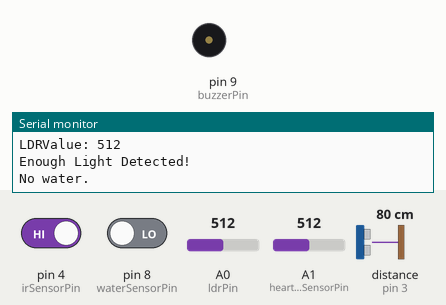
Simulated run of this sketch. Board: Arduino Uno, built with avr-gcc and run on an emulated ATmega328P. Shown: buzzer (waves = sounding, pin HIGH), the last lines printed to the serial monitor. Wiring (inferred from the names in the program): ultrasonic range finder: trigger pin 2; echo pin 3. Inputs (shaded band) come from the test bench; at power-on: distance to the obstacle (sensor on pin 3) 80 cm, A0 (ldrPin) = 512, pin 8 (waterSensorPin) LOW, pin 4 (irSensorPin) HIGH, A1 (heartRateSensorPin) = 512. The echo pulse lasts 58.3 µs per cm; pins used as bus, display or sensor lines are not drawn.

Above: at 1.2 s.
1.3 s: distance to the obstacle (sensor on pin 3) set to 64 cm
4.3 s: distance to the obstacle (sensor on pin 3) set to 56 cm
At 4.8 s:
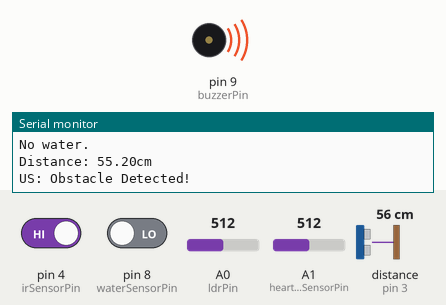
7.3 s: A0 (ldrPin) set to 309
9.0 s: A0 (ldrPin) set to 284
At 9.8 s:
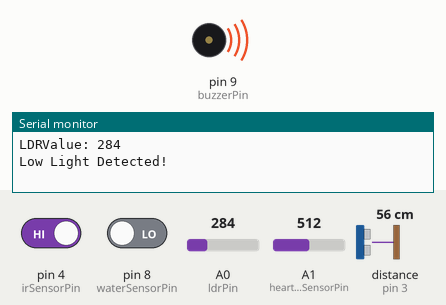
12.0 s: pin 8 (waterSensorPin) driven HIGH
Timing chart, 0 to 19.0 s (numbered marks = the images above; inputs shaded):
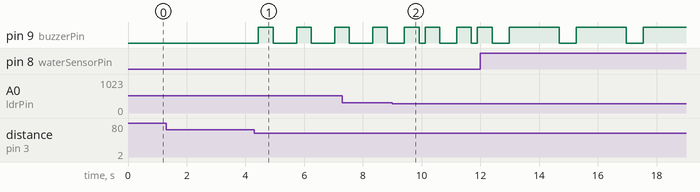

Measured:
- the behaviour switches between 61 and 60 cm on distance to the obstacle (sensor on pin 3) (found by bisection; images 0 and 1)
- the behaviour switches between 300 and 299 on A0 (ldrPin) (found by bisection; images 1 and 2)
- after the input at 4.3 s, pin 9 (buzzerPin): alternates HIGH for 0.50 s and LOW for 0.80 s, starting after 0.14 s

The sketch:

blind-stick.ino
```cpp
const int trigPin = 2;
const int echoPin = 3;
const int irSensorPin = 4;
const int heartRateSensorPin = A1; //heart rate sensor
const int temperaturePin = 5;  //temperature sensor
const int ldrPin = A0;          //light sensor
const int buzzerPin = 9;       //speaker
const int waterSensorPin = 8;        //water sensor

const float temperatureThreshold = 30.0; // Adjust this value based on desired temperature threshold
const int ldrThreshold = 300; // Adjust this value based on desired light threshold
const int distanceThreshold = 60; // Adjust this value based on desired distance threshold
const int distanceThreshold1 = 30;  //Distance threshold when it is very close


void setup() {
  pinMode(trigPin, OUTPUT);
  pinMode(echoPin, INPUT);
  pinMode(irSensorPin, INPUT);
  pinMode(heartRateSensorPin, INPUT);
//  pinMode(temperaturePin, INPUT);
  pinMode(ldrPin, INPUT);
  pinMode(buzzerPin, OUTPUT);
  pinMode(waterSensorPin, INPUT);

  Serial.begin(9600);
}

void loop() {
  // Ultrasonic sensor
  digitalWrite(trigPin, LOW);
  delayMicroseconds(2);
  digitalWrite(trigPin, HIGH);
  delayMicroseconds(10);
  digitalWrite(trigPin, LOW);
  long duration = pulseIn(echoPin, HIGH);
  float distance = duration * 0.034 / 2;

  // Output distance to serial monitor
  Serial.print("Distance: ");
  Serial.print(distance);
  Serial.println("cm");

  // Determine whether the buzzer should be on and delay based on distance
  bool buzzerShouldBeOn = false;
  int buzzDuration = 0;

  if (distance <= distanceThreshold1) {
    Serial.println("US: Obstacle Detected!");
    buzzerShouldBeOn = true;
    buzzDuration = 50;  // Shorter buzz duration
  } else if (distance <= distanceThreshold) {
    Serial.println("US: Obstacle Detected!");
    buzzerShouldBeOn = true;
    buzzDuration = 500;  // Longer buzz duration
  }

  // Control the buzzer based on buzzerShouldBeOn and buzzDuration
  if (buzzerShouldBeOn) {
    digitalWrite(buzzerPin, HIGH);
    delay(buzzDuration);
    digitalWrite(buzzerPin, LOW);
    delay(buzzDuration);  // Add delay for the pause between buzzes
  } else {
    digitalWrite(buzzerPin, LOW);
  }

  //IR sensor
  int irSensorValue = digitalRead(irSensorPin);
  if (irSensorValue == LOW) {
    Serial.println("IR: Obstacle Detected!");
    digitalWrite(buzzerPin, HIGH);
    delay(500);
  } else {
    Serial.println("IR: Obstacle not Detected!");
    digitalWrite(buzzerPin, LOW);
  }

  // heart rate sensor
  int heartRate = analogRead(heartRateSensorPin) ;
  Serial.print("Heart Rate: ");
  Serial.println(heartRate);
   // Check if heart rate is outside the normal range
  if (heartRate < 60 || heartRate > 100) {
    Serial.println("Heart rate sensor is detecting out of range of 60 and 100");
//    digitalWrite(buzzerPin, HIGH);
  }

  //Temperature sensor
//  int temperatureValue = analogRead(temperaturePin);
//  float temperature = temperatureValue * 0.48828125;
//  Serial.print("Temperature: ");
//  Serial.print(temperature);
//  Serial.println("C");


  // LDR (Light Dependent Resistor)
  int ldrValue = analogRead(ldrPin);
  Serial.print("LDRValue: ");
  Serial.println(ldrValue);

  if (ldrValue < ldrThreshold) {
    Serial.println("Low Light Detected!");
    digitalWrite(buzzerPin, HIGH);
    delay(500);
  } else {
    Serial.println("Enough Light Detected!");
    digitalWrite(buzzerPin, LOW);
  }

  // Water Sensor
  int waterValue = digitalRead(waterSensorPin);  // Read the sensor value

  if (waterValue == HIGH) {
      Serial.println("Water detected!");  // Water is detected
      digitalWrite(buzzerPin, HIGH);
      delay(500);
  } else {
      Serial.println("No water.");  // No water detected
      digitalWrite(buzzerPin, LOW);
  }

  delay(200);
}
```
